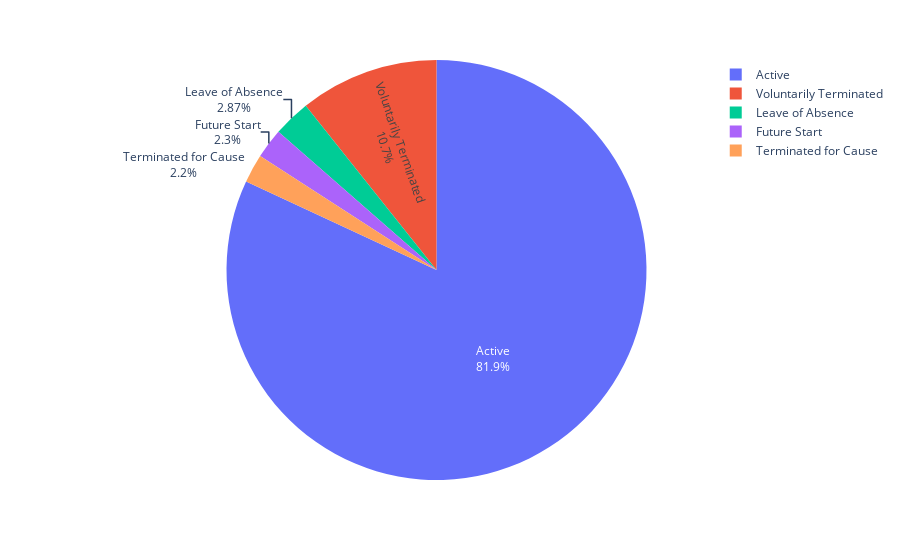

Write notebook code for a chart like this one.
### Code cell
#Import the visualization library
import plotly.express as px

#Calculate the counts of each unique value in the 'EmployeeStatus' column.
Status_counts = data['EmployeeStatus'].value_counts()

# Create a pie chart using Plotly Express.
#'names' parametre specifies the labels for the segment.
#'values' parametre specifies the values for each segment.
fig = px.pie(Status_counts, names=Status_counts.index ,values=Status_counts.values)

#Updatethe pie chart's traces to show both the percentage and label on the chart.
fig.update_traces(textinfo='percent+label')

#Display the pie chart
fig.show()

fig.write_image("Employee status.png")

### Figure 1 — Plotly figure (JSON) as saved in the notebook; plotly's stock layout.template omitted (floating-point values rounded to 4 significant figures)
{"data": [{"domain": {"x": [0, 1], "y": [0, 1]}, "hovertemplate": "EmployeeStatus=%{label}<br>value=%{value}<extra></extra>", "labels": ["Active", "Voluntarily Terminated", "Leave of Absence", "Future Start", "Terminated for Cause"], "legendgroup": "", "name": "", "showlegend": true, "textinfo": "percent+label", "type": "pie", "values": [2458, 321, 86, 69, 66]}], "layout": {"legend": {"tracegroupgap": 0}, "margin": {"t": 60}}}
